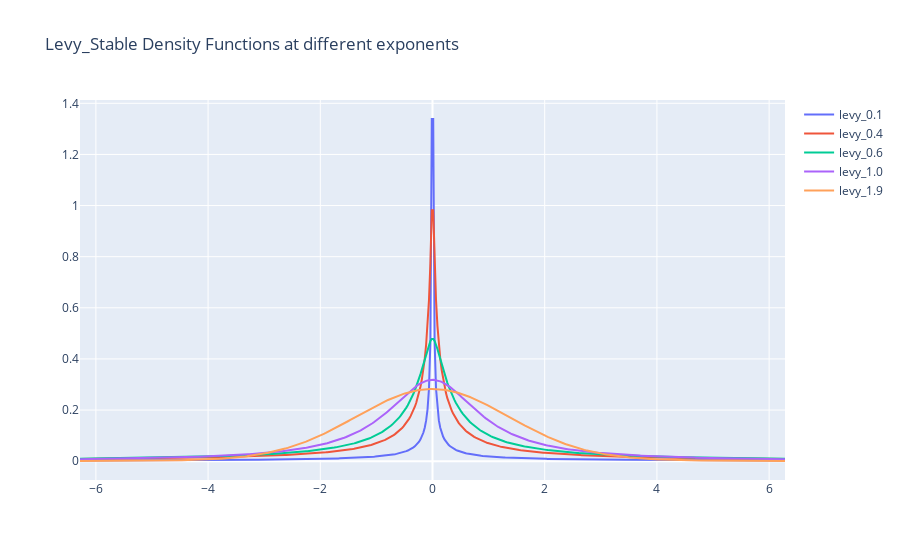

Notebook source saved alongside this figure:
### Code cell
# Parámetros Iniciales

# Resolución o n_steps
resolution = 500
# Definiendo vector auxiliar
aux_domain = np.linspace(-2*np.pi, 2*np.pi, resolution) # Puede tener un rango mucho mayor debido a que es long tailed
# Definiendo un conjunto de exponentes para generar diferentes distribuciones
Levy_Exps = [0.1, 0.4, 0.6, 1.0, 1.9]
# CRW Figure
fig_levy_stable_pdf = go.Figure()

for exp in Levy_Exps:
  levy_stable_pdf = levy_stable_pdf_exp(exp, beta=0, x_vector=aux_domain)
  plot_levy_stable_pdf(fig_levy_stable_pdf, aux_domain, levy_stable_pdf, f'levy_{exp}')

fig_levy_stable_pdf.update_layout(title_text='Levy_Stable Density Functions at different exponents')
fig_levy_stable_pdf.show()

### Figure 1 — Plotly figure (JSON) as saved in the notebook; plotly's stock layout.template omitted (floating-point values rounded to 4 significant figures; data arrays with more than 128 entries replaced by an {"elided": "..."} marker saying what was removed)
{"data": [{"line": {"width": 2}, "marker": {"size": 2}, "mode": "lines", "name": "levy_0.1", "type": "scatter", "x": {"elided": "500 float values"}, "y": {"elided": "500 float values"}}, {"line": {"width": 2}, "marker": {"size": 2}, "mode": "lines", "name": "levy_0.4", "type": "scatter", "x": {"elided": "500 float values"}, "y": {"elided": "500 float values"}}, {"line": {"width": 2}, "marker": {"size": 2}, "mode": "lines", "name": "levy_0.6", "type": "scatter", "x": {"elided": "500 float values"}, "y": {"elided": "500 float values"}}, {"line": {"width": 2}, "marker": {"size": 2}, "mode": "lines", "name": "levy_1.0", "type": "scatter", "x": {"elided": "500 float values"}, "y": {"elided": "500 float values"}}, {"line": {"width": 2}, "marker": {"size": 2}, "mode": "lines", "name": "levy_1.9", "type": "scatter", "x": {"elided": "500 float values"}, "y": {"elided": "500 float values"}}], "layout": {"title": {"text": "Levy_Stable Density Functions at different exponents"}}}
